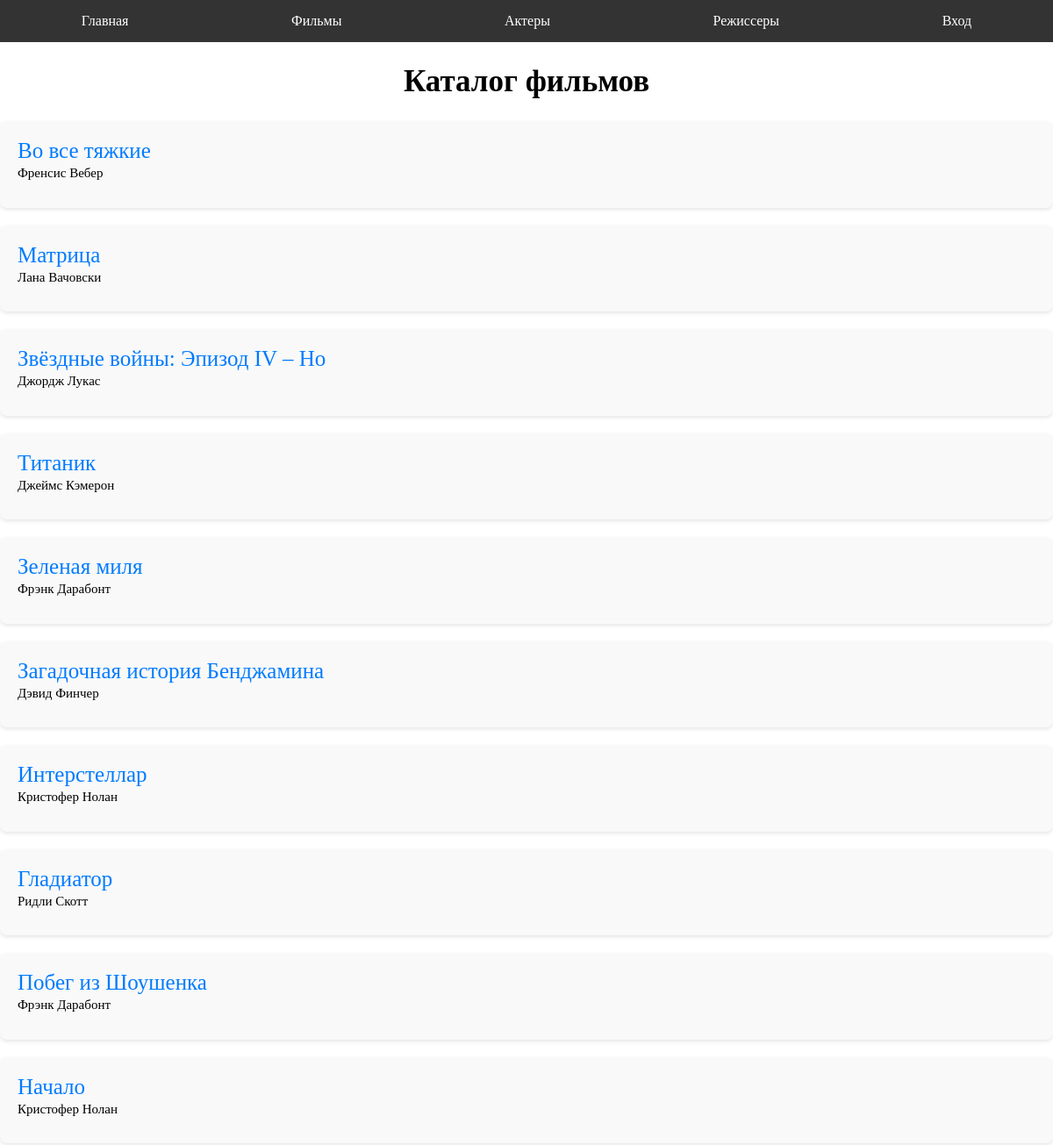
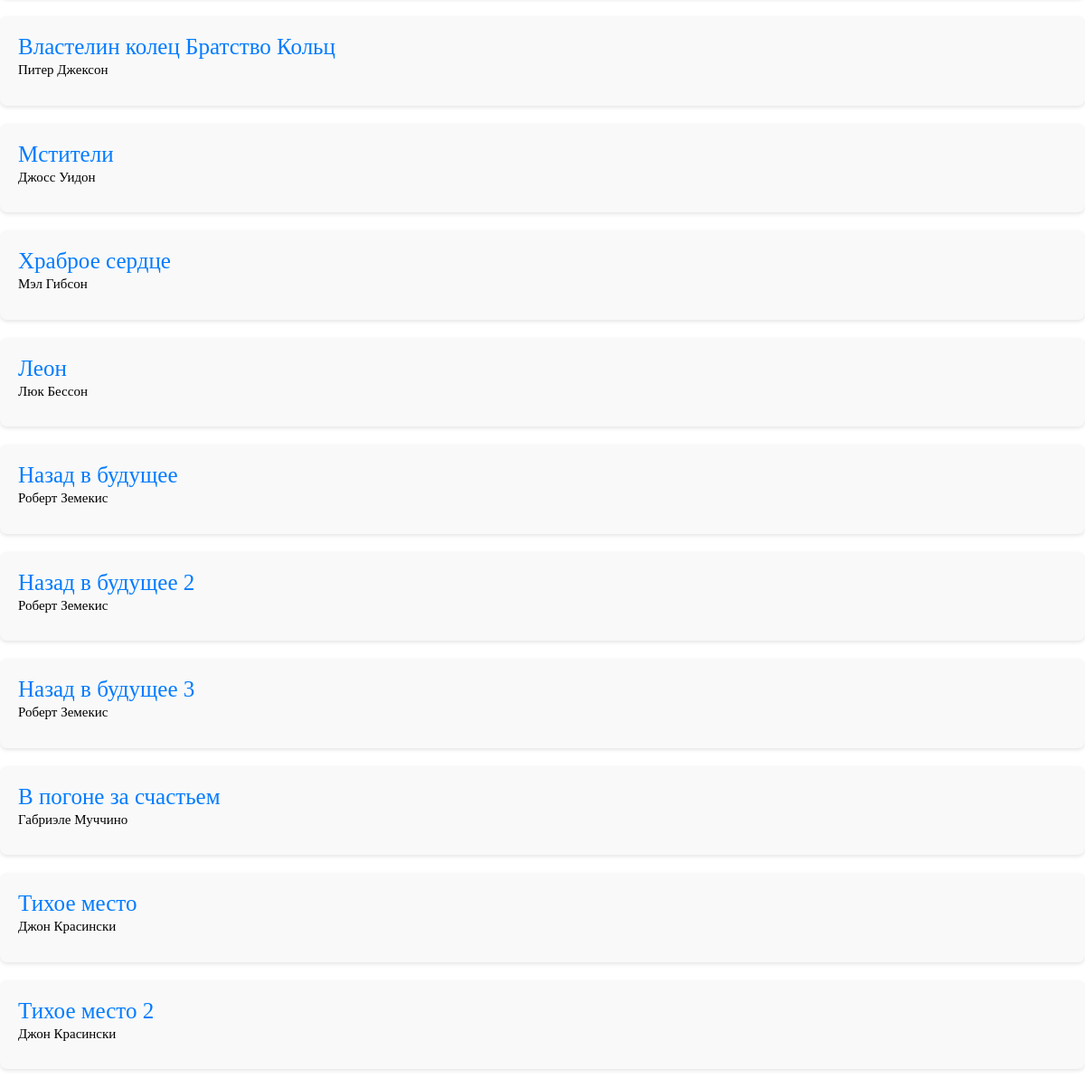
Screenshot of /kino/ with the database file from the repository (2 pictures, top to bottom).
### appkino/models.py (models this page shows, shortened)
class ModelKino(models.Model):
    poster = models.FileField(blank=True, null=True, verbose_name='Постер', upload_to='posters/')
    name = models.CharField(max_length=30, verbose_name='Название')
    genre = models.ForeignKey(to=ModelGenre, on_delete=models.SET_NULL, null=True, verbose_name='Жанр')
    director = models.ForeignKey(to=ModelDirector, on_delete=models.SET_NULL, null=True, verbose_name='Режиссер')
    country = models.CharField(max_length=50, verbose_name='Страна')
    year = models.IntegerField(blank=True, null=True, verbose_name='Год')
    actor = models.ManyToManyField(to=ModelActor, verbose_name='Актер')
    rating = models.FloatField(blank=True, null=True, verbose_name='Рейтинг')
    info = models.TextField(blank=True, null=True, verbose_name='Информация')
    podpiska = models.ForeignKey(to=ModelPodpiska, verbose_name='Подписка', blank=True, on_delete=models.SET_DEFAULT, default=1, null=True)
    file = models.URLField(verbose_name='Трейлер')
    def getUrl(self):
        return f'{self.genre}/{self.id}/'

class ModelDirector(models.Model):
    name = models.CharField(max_length=100, verbose_name='Режисер')
    info = models.TextField(verbose_name='Информация', null=True, blank=True)
    photo = models.FileField(blank=True, null=True, verbose_name='Фото', upload_to='fotoDirector/')
    def __str__(self):
        return self.name

### appkino/views.py (the view)
# urls.py: path('kino/', views.kinoList.as_view(), name='allkino'),
class kinoList(generic.ListView):
    model = ModelKino

### appkino/models.py (called while the page is built)
    def __str__(self):
        return self.name

### templates/appkino/modelkino_list.html (shortened to what this page needs)
{% extends 'index.html' %}
{% load static %}
{% block head %}
    <link rel="stylesheet" href="{% static 'css/index.css' %}">
    <link rel="stylesheet" href="{% static 'css/kinolist.css' %}">
{% endblock %}
{% block content %}
    <h2>Каталог фильмов</h2>
        <ul>
        {% for one in modelkino_list %}
            <div class="card">
            <li>
                <a href="{{ one.getUrl }}">{{ one.name }}</a>
                <p>{{ one.director }}</p>
            </li>
             </div>
        {% endfor %}
        </ul>
{% endblock %}

### appkino/static/css/index.css (style rules this page uses)
* { margin: 0; padding: 0; }
p { font-size: 20pt; }

### appkino/static/css/kinolist.css (style rules this page uses)
.card { background-color: #f9f9f9; border-radius: 8px; box-shadow: 0 2px 4px rgba(0, 0, 0, 0.1); padding: 20px; margin-bottom: 20px; }
.card li { list-style: none; margin-bottom: 8px; }
.card a { color: #007bff; text-decoration: none; font-size: 25px; }
.card p { font-size: 15px; margin: 0; line-height: 1.5; }
h2 { text-align: center; font-size: 35px; margin-top: 25px; margin-bottom: 25px; }

### rows the page displays
ModelKino: name "Во все тяжкие", director "Френсис Вебер"
ModelKino: name "Матрица", director "Лана Вачовски"
ModelKino: name "Звёздные войны: Эпизод IV – Но", director "Джордж Лукас"
ModelKino: name "Титаник", director "Джеймс Кэмерон"
ModelKino: name "Зеленая миля", director "Фрэнк Дарабонт"
ModelKino: name "Загадочная история Бенджамина", director "Дэвид Финчер"
ModelKino: name "Интерстеллар", director "Кристофер Нолан"
ModelKino: name "Гладиатор", director "Ридли Скотт"
ModelKino: name "Побег из Шоушенка", director "Фрэнк Дарабонт"
ModelKino: name "Начало", director "Кристофер Нолан"
ModelKino: name "Властелин колец Братство Кольц", director "Питер Джексон"
ModelKino: name "Мстители", director "Джосс Уидон"
ModelKino: name "Храброе сердце", director "Мэл Гибсон"
ModelKino: name "Леон", director "Люк Бессон"
ModelKino: name "Назад в будущее", director "Роберт Земекис"
ModelKino: name "Назад в будущее 2", director "Роберт Земекис"
ModelKino: name "Назад в будущее 3", director "Роберт Земекис"
ModelKino: name "В погоне за счастьем", director "Габриэле Муччино"
ModelKino: name "Тихое место", director "Джон Красински"
ModelKino: name "Тихое место 2", director "Джон Красински"
